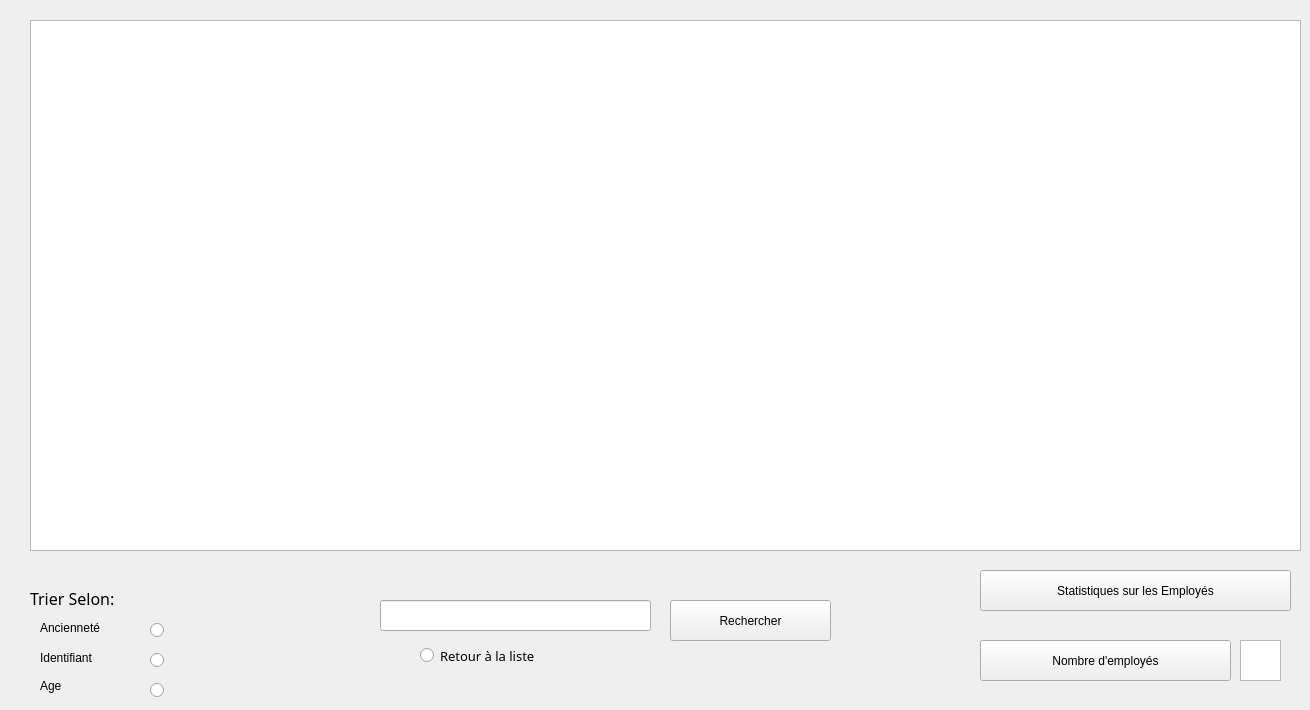
       <widget class="QWidget" name="tab_afficher_employees">
        <attribute name="title">
         <string>Afficher Employés</string>
        </attribute>
        <widget class="QTableView" name="tableView">
         <property name="geometry">
          <rect>
           <x>30</x>
           <y>20</y>
           <width>1271</width>
           <height>531</height>
          </rect>
         </property>
        </widget>
        <widget class="QListView" name="listView_employee">
         <property name="geometry">
          <rect>
           <x>1240</x>
           <y>640</y>
           <width>41</width>
           <height>41</height>
          </rect>
         </property>
        </widget>
        <widget class="QPushButton" name="stat_employee_button">
         <property name="geometry">
          <rect>
           <x>980</x>
           <y>640</y>
           <width>251</width>
           <height>41</height>
          </rect>
         </property>
         <property name="text">
          <string>Nombre d'employés</string>
         </property>
        </widget>
        <widget class="QLabel" name="experience_label">
         <property name="geometry">
          <rect>
           <x>40</x>
           <y>620</y>
           <width>141</width>
           <height>16</height>
          </rect>
         </property>
         <property name="text">
          <string>Ancienneté</string>
         </property>
        </widget>
        <widget class="QRadioButton" name="radioButton_ancien_employee">
         <property name="geometry">
          <rect>
           <x>150</x>
           <y>620</y>
           <width>95</width>
           <height>20</height>
          </rect>
         </property>
         <property name="text">
          <string/>
         </property>
        </widget>
        <widget class="QLabel" name="sort_id_label">
         <property name="geometry">
          <rect>
           <x>40</x>
           <y>650</y>
           <width>141</width>
           <height>16</height>
          </rect>
         </property>
         <property name="text">
          <string>Identifiant</string>
         </property>
        </widget>
        <widget class="QRadioButton" name="radioButton_id_employee">
         <property name="geometry">
          <rect>
           <x>150</x>
           <y>650</y>
           <width>95</width>
           <height>20</height>
          </rect>
         </property>
         <property name="text">
          <string/>
         </property>
        </widget>
        <widget class="QLabel" name="sort_age_label">
         <property name="geometry">
          <rect>
           <x>40</x>
           <y>670</y>
           <width>101</width>
           <height>31</height>
          </rect>
         </property>
         <property name="text">
          <string>Age</string>
         </property>
        </widget>
        <widget class="QRadioButton" name="radioButton_age_employee">
         <property name="geometry">
          <rect>
           <x>150</x>
           <y>680</y>
           <width>95</width>
           <height>20</height>
          </rect>
         </property>
         <property name="text">
          <string/>
         </property>
        </widget>
        <widget class="QLabel" name="sort_label">
         <property name="geometry">
          <rect>
           <x>30</x>
           <y>590</y>
           <width>101</width>
           <height>16</height>
          </rect>
         </property>
         <property name="font">
          <font>
           <family>Corbel</family>
           <pointsize>12</pointsize>
           <weight>50</weight>
           <italic>false</italic>
           <bold>false</bold>
          </font>
         </property>
         <property name="text">
          <string>Trier Selon:</string>
         </property>
        </widget>
        <widget class="QLineEdit" name="lineEdit_rechercher_Employee">
         <property name="geometry">
          <rect>
           <x>380</x>
           <y>600</y>
           <width>271</width>
           <height>31</height>
          </rect>
         </property>
        </widget>
        <widget class="QPushButton" name="pushButton_rechercherEmployee">
         <property name="geometry">
          <rect>
           <x>670</x>
           <y>600</y>
           <width>161</width>
           <height>41</height>
          </rect>
         </property>
         <property name="text">
          <string>Rechercher</string>
         </property>
        </widget>
        <widget class="QRadioButton" name="radioButton_employee_retour">
         <property name="geometry">
          <rect>
           <x>420</x>
           <y>640</y>
           <width>141</width>
           <height>31</height>
          </rect>
         </property>
         <property name="font">
          <font>
           <family>Corbel</family>
           <pointsize>10</pointsize>
           <weight>50</weight>
           <italic>false</italic>
           <bold>false</bold>
          </font>
         </property>
         <property name="text">
          <string>Retour à la liste</string>
         </property>
        </widget>
        <widget class="QPushButton" name="real_stat_emp_button">
         <property name="geometry">
          <rect>
           <x>980</x>
           <y>570</y>
           <width>311</width>
           <height>41</height>
          </rect>
         </property>
         <property name="text">
          <string>Statistiques sur les Employés</string>
         </property>
        </widget>
       </widget>
